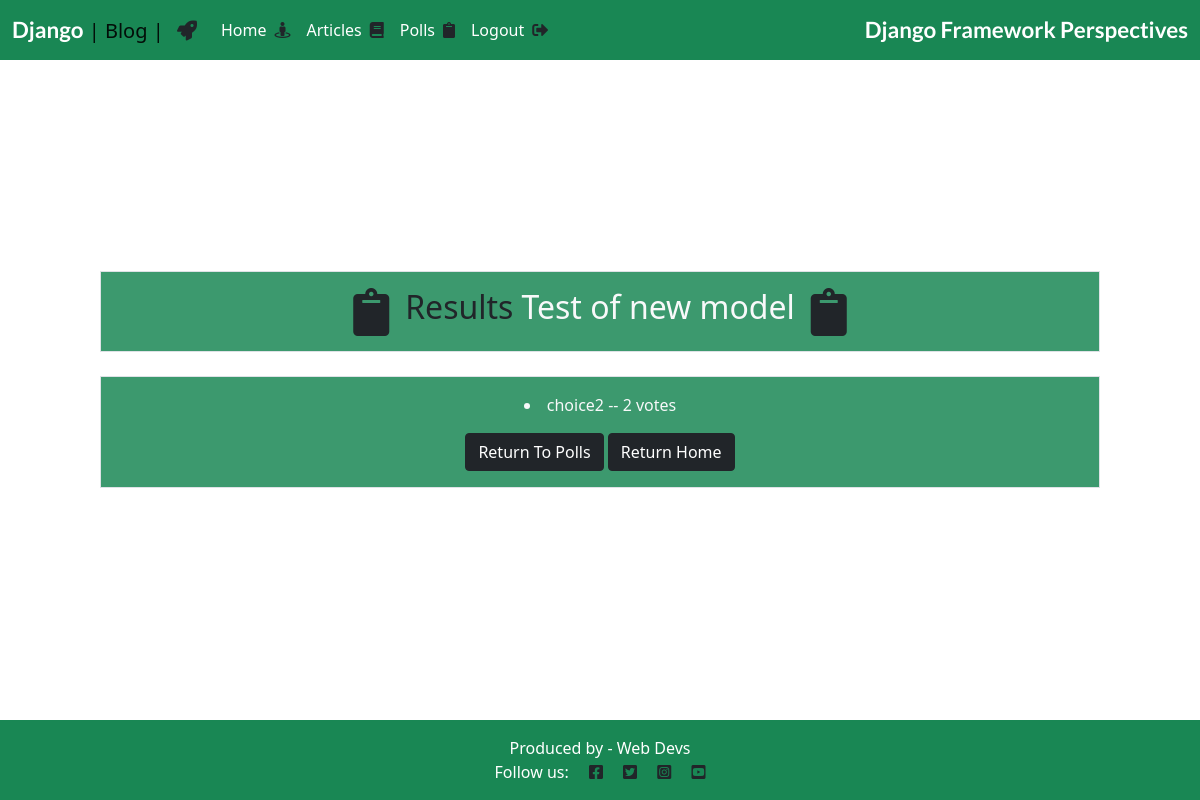
Screenshot of /poll/1/results/ (signed in) with the database file from the repository.
### poll/models.py (models this page shows, shortened)
class Question(models.Model):
    question_text = models.CharField(max_length=200)
    pub_date = models.DateTimeField('date published')

class Choice(models.Model):
    question = models.ForeignKey(Question, on_delete=models.CASCADE)
    choice_text = models.CharField(max_length=200)
    votes = models.IntegerField(default=0)

### poll/views.py (the view)
# urls.py: path('<int:pk>/results/', views.ResultsView.as_view(), name='results'),
class ResultsView(LoginRequiredMixin, generic.DetailView):
    model = Question
    template_name = 'poll/results.html'

### poll/templates/poll/results.html
{% extends "base.html" %}
{% block content %}
<div class="container-fluid text-light text-center">
    <div class="row align-items-center home-page-container">
        <div class="col">
            <div class="row justify-content-center">
                <div class="col-sm-10 col-md-10 col-xxl-8 green border d-flex justify-content-center align-items-center my-4 mx-1">
                    <i class="rocket fas fa-clipboard text-dark pe-3"></i>
                        <h2 class="py-3 pe-2 text-center text-dark font-weight-bold">Results</h2><h2 class="pb-3 pt-3 text-light">{{ question.question_text }}</h2>
                    <i class="rocket fas fa-clipboard text-dark ps-3"></i>
                </div>
            </div>
            <div class="row justify-content-center">
                <div class="col-sm-10 col-md-10 col-xxl-3 green border mb-4 mx-1 pt-3">
                    {% for choice in question.choice_set.all %}
                        <li>{{ choice.choice_text }} -- {{ choice.votes }} vote{{ choice.votes|pluralize }}</li>
                    {% endfor %}
                <a class = "btn btn-dark my-3" href="{% url 'poll:index' %}">Return To Polls</a>
                <a class = "btn btn-dark my-3" href="{% url 'home' %}">Return Home</a>
                </div>
            </div>
        </div>
    </div>
</div>
{% endblock %}

### static/css/style.css (style rules this page uses)
html, body { height:100%; }
html { background: url(https://res.cloudinary.com/dkelly25/image/upload/v1645985430/static/images/background2.c1fb751e6a5d.jpg) no-repeat center center fixed; background-size: cover; }
body { background-color: transparent; }
.green { background-color: #198754d8; }
.rocket { font-size: 3em; }
.home-page-container { min-height: 80vh; }

### rows the page displays
Question: question_text "Test of new model"
Choice: choice_text "choice2", votes "2"
